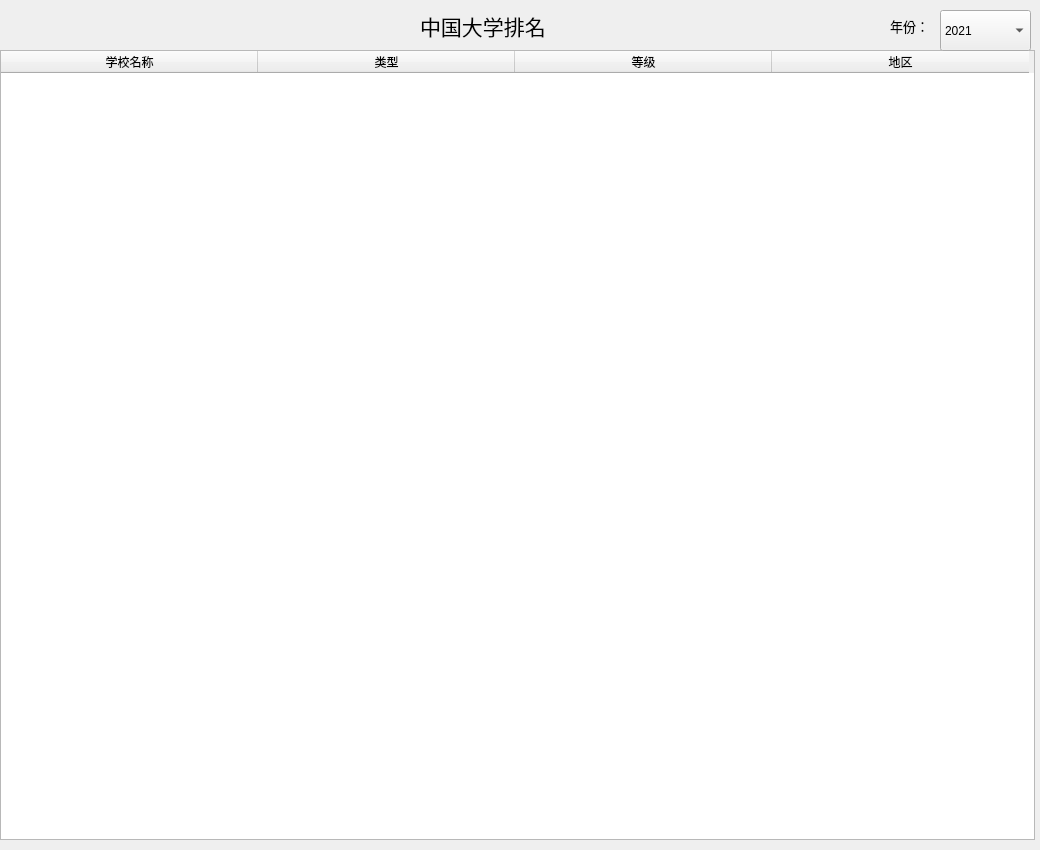
<?xml version="1.0" encoding="UTF-8"?>
<ui version="4.0">
 <class>Cn_Rank</class>
 <widget class="QWidget" name="Cn_Rank">
  <property name="geometry">
   <rect>
    <x>0</x>
    <y>0</y>
    <width>1040</width>
    <height>850</height>
   </rect>
  </property>
  <property name="windowTitle">
   <string>中国大学排名</string>
  </property>
  <widget class="QTableWidget" name="tableWidget">
   <property name="geometry">
    <rect>
     <x>0</x>
     <y>50</y>
     <width>1035</width>
     <height>790</height>
    </rect>
   </property>
   <attribute name="horizontalHeaderDefaultSectionSize">
    <number>257</number>
   </attribute>
   <column>
    <property name="text">
     <string>学校名称</string>
    </property>
   </column>
   <column>
    <property name="text">
     <string>类型</string>
    </property>
   </column>
   <column>
    <property name="text">
     <string>等级</string>
    </property>
   </column>
   <column>
    <property name="text">
     <string>地区</string>
    </property>
   </column>
  </widget>
  <widget class="QComboBox" name="comboBox">
   <property name="geometry">
    <rect>
     <x>940</x>
     <y>10</y>
     <width>91</width>
     <height>41</height>
    </rect>
   </property>
   <item>
    <property name="text">
     <string extracomment="year">2021</string>
    </property>
   </item>
   <item>
    <property name="text">
     <string>2020</string>
    </property>
   </item>
   <item>
    <property name="text">
     <string>2019</string>
    </property>
   </item>
   <item>
    <property name="text">
     <string>2018</string>
    </property>
   </item>
   <item>
    <property name="text">
     <string>2017</string>
    </property>
   </item>
   <item>
    <property name="text">
     <string>2016</string>
    </property>
   </item>
   <item>
    <property name="text">
     <string>2015</string>
    </property>
   </item>
  </widget>
  <widget class="QLabel" name="label">
   <property name="geometry">
    <rect>
     <x>420</x>
     <y>10</y>
     <width>231</width>
     <height>31</height>
    </rect>
   </property>
   <property name="font">
    <font>
     <family>微软雅黑</family>
     <pointsize>16</pointsize>
    </font>
   </property>
   <property name="text">
    <string>中国大学排名</string>
   </property>
  </widget>
  <widget class="QLabel" name="label_2">
   <property name="geometry">
    <rect>
     <x>890</x>
     <y>10</y>
     <width>41</width>
     <height>31</height>
    </rect>
   </property>
   <property name="font">
    <font>
     <family>微软雅黑 Light</family>
     <pointsize>10</pointsize>
    </font>
   </property>
   <property name="text">
    <string>年份：</string>
   </property>
  </widget>
 </widget>
 <resources/>
 <connections/>
</ui>
